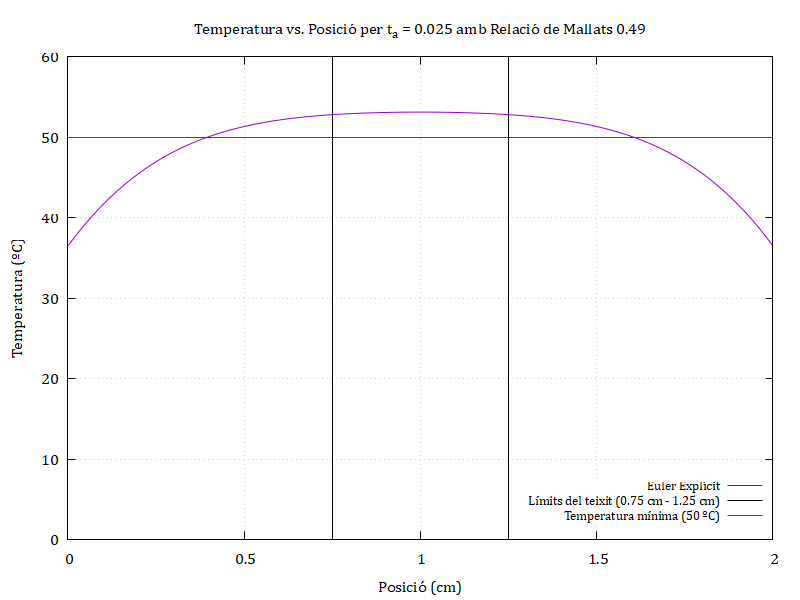

The script that saved this image:
set terminal pngcairo enhanced size 1500,1080 font "Cambria,30"
set output 'eexp_tfinal_g049.png'
set title "Temperatura vs. Posició per t_a = 0.025 amb Relació de Mallats 0.49"
set ylabel "Temperatura (ºC)"
set xlabel "Posició (cm)"
set xrange[0:2]
set yrange[0:60]
set grid
set key at screen 0.7575, 0.2 center font "Cambria, 20"

# Línies verticals
set arrow from 1.25, graph 0 to 1.25, graph 1 nohead lt 2 lw 1 lc rgb "black"
set arrow from 0.75, graph 0 to 0.75, graph 1 nohead lt 2 lw 1 lc rgb "black"
# Línies horitzontals
set arrow from graph 0, first 50 to graph 1, first 50 nohead lt 2 lw 1 lc rgb "red"

# Llegenda
plot "eulex_results_f_g049.dat" with lines title "Euler Explícit", \
     1/0 lc rgb "black" lw 1 title "Límits del teixit (0.75 cm - 1.25 cm)", \
     1/0 lc rgb "red" lw 1 title "Temperatura mínima (50 ºC)"
set output